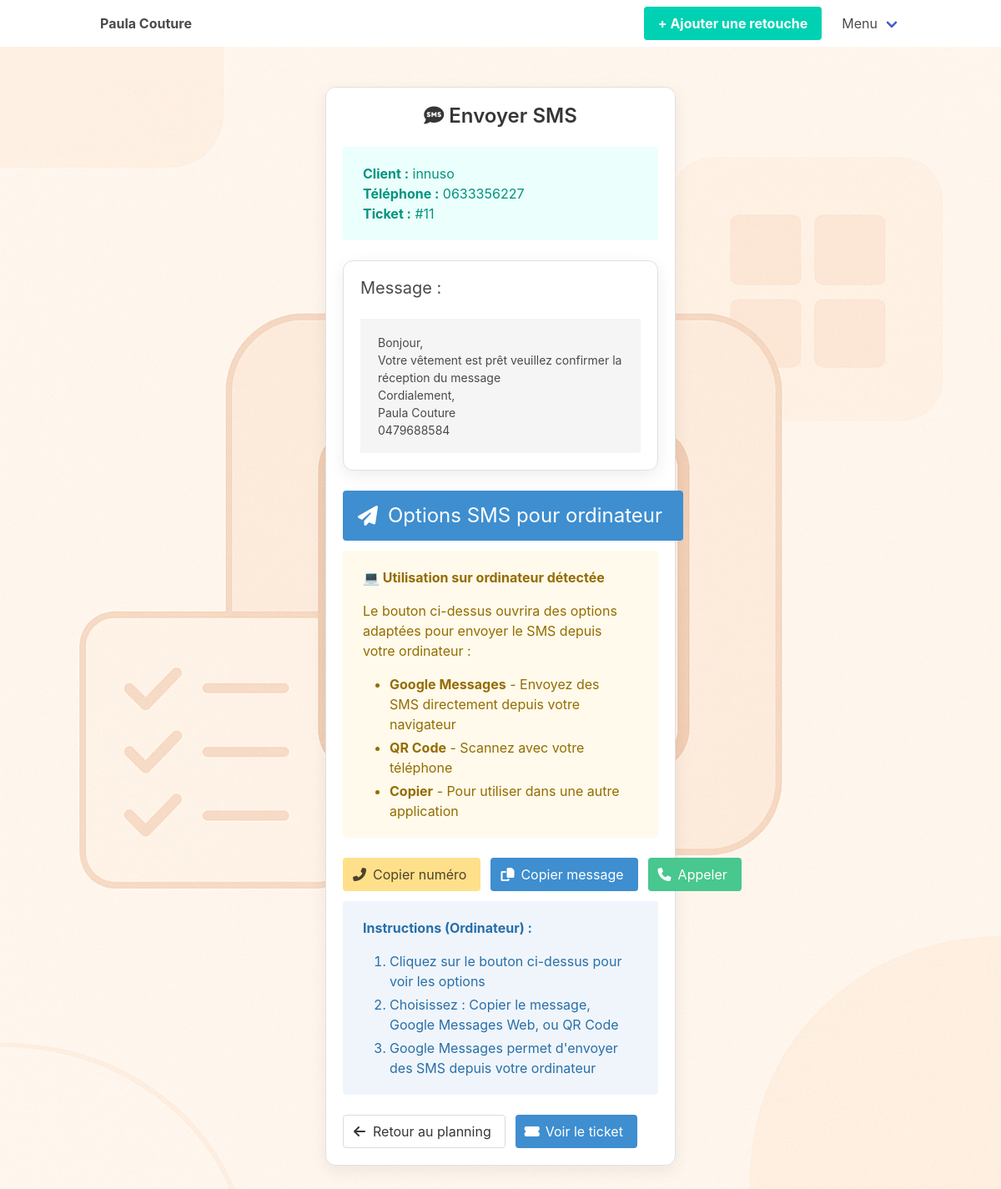
Screenshot of /sms/11 with the database file from the repository.
### mon_atelier/routes.py (models this page shows, shortened)
class Client(db.Model):
    id = db.Column(db.Integer, primary_key=True)
    nom = db.Column(db.String(100), nullable=False)
    numero_telephone = db.Column(db.String(20), nullable=True, unique=False)
    retouches = db.relationship('Retouche', backref='client', lazy='dynamic', cascade="all, delete-orphan")
    tickets = db.relationship('Ticket', backref='client', lazy=True)

class Ticket(db.Model):
    id = db.Column(db.Integer, primary_key=True)
    client_id = db.Column(db.Integer, db.ForeignKey('client.id'), nullable=False)
    date_creation = db.Column(db.DateTime, default=datetime.utcnow)
    date_echeance = db.Column(db.Date, nullable=True)
    statut = db.Column(db.String(20), default='En cours')
    commentaire = db.Column(db.Text, nullable=True)
    paye = db.Column(db.Boolean, default=False, nullable=False)
    retouches = db.relationship('Retouche', backref='ticket', cascade="all, delete-orphan")

### mon_atelier/routes.py (the view)
@app.route('/sms/<int:ticket_id>')
def envoyer_sms(ticket_id):
    ticket = Ticket.query.get_or_404(ticket_id)
    if not ticket.client or not ticket.client.numero_telephone:
        flash('Aucun numéro de téléphone disponible pour ce client.', 'error')
        return redirect(request.referrer or url_for('planning_retouches_mensuel'))
    message_body = (
        "Bonjour,\n"
        "Votre vêtement est prêt veuillez confirmer la réception du message\n"
        "Cordialement,\n"
        "Paula Couture\n"
        "0479688584"
    )
    liens_sms = generer_liens_sms_multiples(ticket.client.numero_telephone, message_body)
    lien_sms_principal = generer_lien_sms(ticket.client.numero_telephone, message_body)
    return render_template('sms_client.html',
                         ticket=ticket,
                         client=ticket.client,
                         lien_sms=lien_sms_principal,
                         liens_sms=liens_sms,
                         message=message_body)

### mon_atelier/__init__.py (called while the page is built)
@app.context_processor
def inject_config():
    return dict(config=app.config)

@app.context_processor
def inject_timedelta():
    return dict(timedelta=timedelta)

### mon_atelier/routes.py (called while the page is built)
def generer_lien_sms(numero_telephone, message):
    if not numero_telephone:
        return None
    numero_clean = ''.join(filter(str.isdigit, numero_telephone))
    if numero_clean.startswith('33'):
        numero_sms = '+' + numero_clean
    elif numero_clean.startswith('0'):
        numero_sms = '+33' + numero_clean[1:]
    else:
        numero_sms = numero_clean  # Garder le numéro tel quel si format inconnu
    message_encode = urllib.parse.quote_plus(message)
    lien_sms = f"sms:{numero_sms}?body={message_encode}"
    return lien_sms

def generer_liens_sms_multiples(numero_telephone, message):
    if not numero_telephone:
        return {}
    numero_clean = ''.join(filter(str.isdigit, numero_telephone))
    if numero_clean.startswith('33'):
        numero_international = '+' + numero_clean
        numero_national = '0' + numero_clean[2:]
    elif numero_clean.startswith('0'):
        numero_international = '+33' + numero_clean[1:]
        numero_national = numero_clean
    else:
        numero_international = numero_clean
        numero_national = numero_clean
    message_encode = urllib.parse.quote_plus(message)
    return {
        'sms_international': f"sms:{numero_international}?body={message_encode}",
        'sms_national': f"sms:{numero_national}?body={message_encode}",
        'tel_link': f"tel:{numero_international}",
        'numero_display': numero_national
    }

### mon_atelier/templates/sms_client.html (shortened to what this page needs)
{% extends "base.html" %}
{% block content %}
<div class="container">
    <div class="section">
        <div class="columns is-centered">
            <div class="column is-half">
                <div class="box">
                    <h1 class="title is-4 has-text-centered">
                        <span class="icon">
                            <i class="fas fa-sms"></i>
                        </span>
                        Envoyer SMS
                    </h1>
                    <div class="notification is-primary is-light">
                        <p><strong>Client :</strong> {{ client.nom }} {{ client.prenom }}</p>
                        <p><strong>Téléphone :</strong> {{ client.numero_telephone }}</p>
                        <p><strong>Ticket :</strong> #{{ ticket.id }}</p>
                    </div>
                    <div class="box">
                        <h2 class="subtitle is-5">Message :</h2>
                        <div class="content">
                            <pre style="white-space: pre-wrap; font-family: inherit;">{{ message }}</pre>
                        </div>
                    </div>
                    <div class="field is-grouped">
                        <div class="control is-expanded">
                            <button class="button is-success is-large is-fullwidth" onclick="envoyerSMS()" id="btnEnvoyerSMS">
                                <span class="icon is-small">
                                    <i class="fas fa-paper-plane"></i>
                                </span>
                                <span id="texteBoutonSMS">Ouvrir l'app SMS</span>
                            </button>
                        </div>
                    </div>
                    <div class="notification is-warning is-light" id="warningOrdinateur" style="display: none;">
                        <div class="content">
                            <p><strong>💻 Utilisation sur ordinateur détectée</strong></p>
                            <p>Le bouton ci-dessus ouvrira des options adaptées pour envoyer le SMS depuis votre ordinateur :</p>
                            <ul>
                                <li><strong>Google Messages</strong> - Envoyez des SMS directement depuis votre navigateur</li>
                                <li><strong>QR Code</strong> - Scannez avec votre téléphone</li>
                                <li><strong>Copier</strong> - Pour utiliser dans une autre application</li>
                            </ul>
                        </div>
                    </div>
                    <div class="field is-grouped">
                        <div class="control">
                            <button class="button is-warning" onclick="copierNumero()">
                                <span class="icon is-small">
                                    <i class="fas fa-phone-alt"></i>
                                </span>
                                <span>Copier numéro</span>
                            </button>
                        </div>
                        <div class="control">
                            <button class="button is-info" onclick="copierMessage()">
                                <span class="icon is-small">
                                    <i class="fas fa-copy"></i>
                                </span>
                                <span>Copier message</span>
                            </button>
                        </div>
                        <div class="control">
                            <button class="button is-success" onclick="ouvrirAppeler()">
                                <span class="icon is-small">
                                    <i class="fas fa-phone"></i>
                                </span>
                                <span>Appeler</span>
                            </button>
                        </div>
                    </div>
                    <div class="notification is-info is-light" id="instructionsOrdinateur" style="display: none;">
                        <div class="content">
                            <p><strong>Instructions (Ordinateur) :</strong></p>
                            <ol>
                                <li>Cliquez sur le bouton ci-dessus pour voir les options</li>
                                <li>Choisissez : Copier le message, Google Messages Web, ou QR Code</li>
                                <li>Google Messages permet d'envoyer des SMS depuis votre ordinateur</li>
                            </ol>
                        </div>
                    </div>
                    <div class="field is-grouped">
                        <div class="control">
                            <a href="{{ url_for('planning_retouches_mensuel') }}" class="button">
                                <span class="icon">
                                    <i class="fas fa-arrow-left"></i>
                                </span>
                                <span>Retour au planning</span>
                            </a>
                        </div>
                        <div class="control">
                            <a href="{{ url_for('detail_ticket', ticket_id=ticket.id) }}" class="button is-info">
                                <span class="icon">
                                    <i class="fas fa-ticket-alt"></i>
                                </span>
                                <span>Voir le ticket</span>
                            </a>
                        </div>
                    </div>
                </div>
            </div>
        </div>
    </div>
</div>
{% endblock %}

### mon_atelier/static/css/custom.css (style rules this page uses)
html { background-image: url('/static/images/fond_calendrier.png') !important; background-size: cover !important; background-position: center !important; background-attachment: fixed !important; }
body { background-color: transparent !important; }
.section { background-color: transparent !important; }
.box { background: #fff !important; box-shadow: 0 6px 20px rgba(0,0,0,0.07); border-radius: 12px; border: 1px solid #e0e0e0; }

### mon_atelier/templates/base.html (style rules this page uses)
body { background-color: #f6f6ff; }
.box { background-color: white; }

### rows the page displays
Client: nom "innuso", numero_telephone "0633356227"
Ticket: id "11"

### other values shown
{{ message }} "Bonjour, Votre vêtement est prêt veuillez confirmer la réception du message Cordialement, Paula Couture 0479688584"
